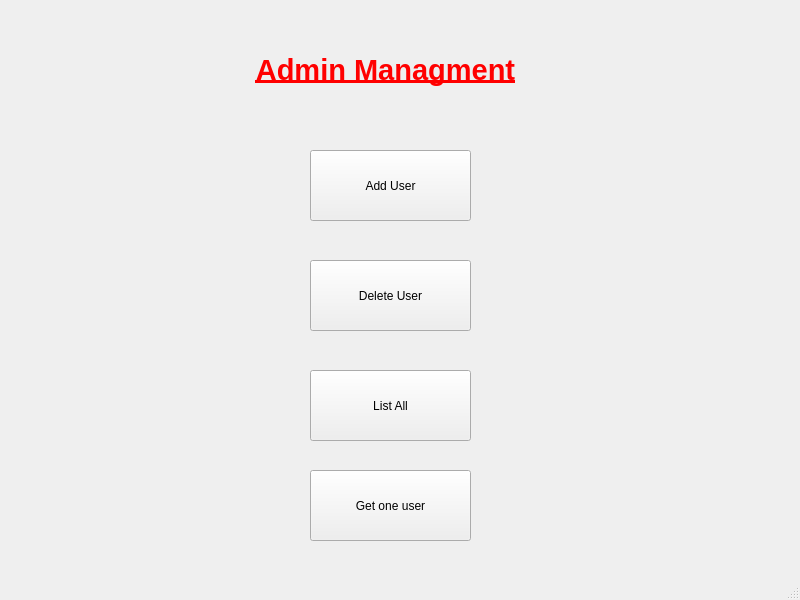
<?xml version="1.0" encoding="UTF-8"?>
<ui version="4.0">
 <class>MainWindow</class>
 <widget class="QMainWindow" name="MainWindow">
  <property name="geometry">
   <rect>
    <x>0</x>
    <y>0</y>
    <width>800</width>
    <height>600</height>
   </rect>
  </property>
  <property name="windowTitle">
   <string>MainWindow</string>
  </property>
  <widget class="QWidget" name="centralwidget">
   <widget class="QPushButton" name="button1">
    <property name="geometry">
     <rect>
      <x>310</x>
      <y>150</y>
      <width>161</width>
      <height>71</height>
     </rect>
    </property>
    <property name="text">
     <string>Add User</string>
    </property>
   </widget>
   <widget class="QPushButton" name="button2">
    <property name="geometry">
     <rect>
      <x>310</x>
      <y>260</y>
      <width>161</width>
      <height>71</height>
     </rect>
    </property>
    <property name="text">
     <string>Delete User</string>
    </property>
   </widget>
   <widget class="QPushButton" name="button3">
    <property name="geometry">
     <rect>
      <x>310</x>
      <y>370</y>
      <width>161</width>
      <height>71</height>
     </rect>
    </property>
    <property name="text">
     <string>List All</string>
    </property>
   </widget>
   <widget class="QLabel" name="label1">
    <property name="geometry">
     <rect>
      <x>190</x>
      <y>40</y>
      <width>391</width>
      <height>61</height>
     </rect>
    </property>
    <property name="autoFillBackground">
     <bool>false</bool>
    </property>
    <property name="text">
     <string>&lt;html&gt;&lt;head/&gt;&lt;body&gt;&lt;p align=&quot;center&quot;&gt;&lt;span style=&quot; font-size:22pt; font-weight:600; text-decoration: underline; color:#ff0000;&quot;&gt;Admin Managment&lt;/span&gt;&lt;/p&gt;&lt;/body&gt;&lt;/html&gt;</string>
    </property>
   </widget>
   <widget class="QPushButton" name="button3_2">
    <property name="geometry">
     <rect>
      <x>310</x>
      <y>470</y>
      <width>161</width>
      <height>71</height>
     </rect>
    </property>
    <property name="text">
     <string>Get one user</string>
    </property>
   </widget>
  </widget>
  <widget class="QMenuBar" name="menubar">
   <property name="geometry">
    <rect>
     <x>0</x>
     <y>0</y>
     <width>800</width>
     <height>26</height>
    </rect>
   </property>
  </widget>
  <widget class="QStatusBar" name="statusbar"/>
 </widget>
 <resources/>
 <connections/>
</ui>
